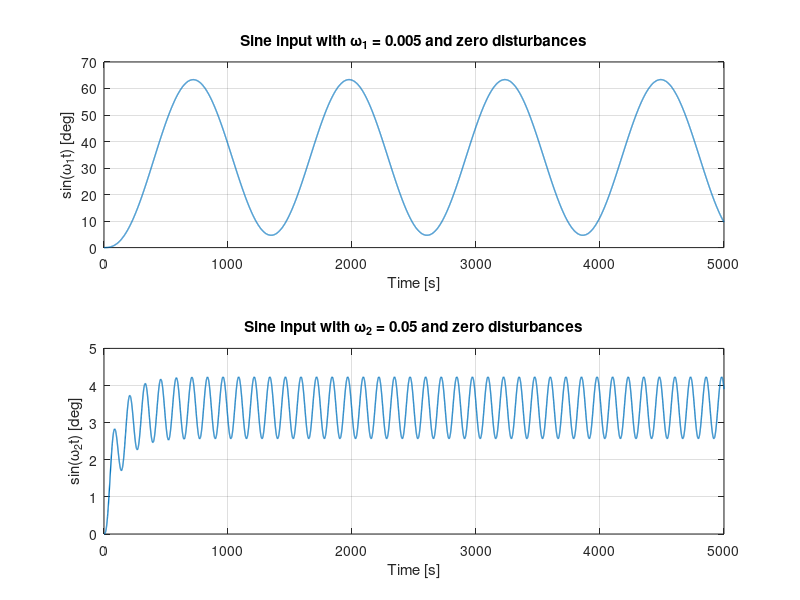

Source code (MATLAB):
clear all
close all
clc

%% Loading previously generated data
load('boat_param1_sine');    %frequency 0.005
load('boat_param2_sine');     %frequency 0.05

%% Plotting
figure
subplot(2,1,1)
plot(boat_param1(:,1), boat_param1(:,2), 'LineWidth', 1); grid on; 
title('Sine input with \omega_1 = 0.005 and zero disturbances')
xlabel('Time [s]')
ylabel('sin(\omega_1t) [deg]')

subplot(2,1,2)
plot(boat_param2(:,1), boat_param2(:,2), 'LineWidth', 1); grid on;
title('Sine input with \omega_2 = 0.05 and zero disturbances')
xlabel('Time [s]')
ylabel('sin(\omega_2t) [deg]')
